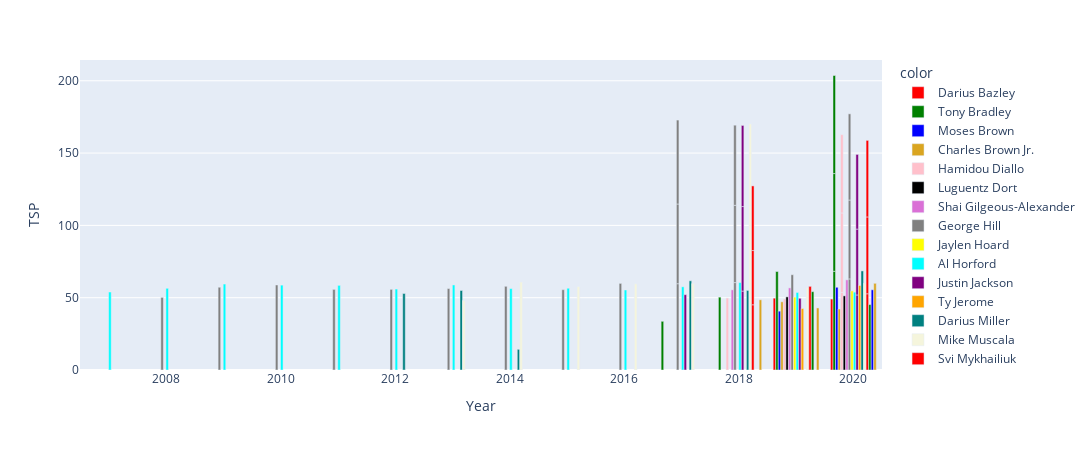

This figure's notebook cell:
### Code cell
fig3 = px.bar(x_lda, 
              x=x_lda[:,0], 
              y=x_lda[:,3],
              color=names,
              color_discrete_sequence=["red", "green", "blue", "goldenrod", "pink","black","orchid","gray","yellow","cyan","purple","orange","teal","beige"],
              barmode='group',
              labels={
                     "x": "Year",
                     "y": "TSP"      
                 },
             width=1500, height=450
             )
fig3.show()

### Figure 1 — Plotly figure (JSON) as saved in the notebook; plotly's stock layout.template omitted (floating-point values rounded to 4 significant figures)
{"data": [{"alignmentgroup": "True", "hovertemplate": "color=Darius Bazley<br>Year=%{x}<br>TSP=%{y}<extra></extra>", "legendgroup": "Darius Bazley", "marker": {"color": "red"}, "name": "Darius Bazley", "offsetgroup": "Darius Bazley", "orientation": "v", "showlegend": true, "textposition": "auto", "type": "bar", "x": [2019, 2020], "xaxis": "x", "y": [49.67, 49.07], "yaxis": "y"}, {"alignmentgroup": "True", "hovertemplate": "color=Tony Bradley<br>Year=%{x}<br>TSP=%{y}<extra></extra>", "legendgroup": "Tony Bradley", "marker": {"color": "green"}, "name": "Tony Bradley", "offsetgroup": "Tony Bradley", "orientation": "v", "showlegend": true, "textposition": "auto", "type": "bar", "x": [2017, 2018, 2019, 2020, 2020, 2020], "xaxis": "x", "y": [33.67, 50.36, 68.1, 68.26, 67.56, 67.81], "yaxis": "y"}, {"alignmentgroup": "True", "hovertemplate": "color=Moses Brown<br>Year=%{x}<br>TSP=%{y}<extra></extra>", "legendgroup": "Moses Brown", "marker": {"color": "blue"}, "name": "Moses Brown", "offsetgroup": "Moses Brown", "orientation": "v", "showlegend": true, "textposition": "auto", "type": "bar", "x": [2019, 2020], "xaxis": "x", "y": [40.68, 57.2], "yaxis": "y"}, {"alignmentgroup": "True", "hovertemplate": "color=Charles Brown Jr.<br>Year=%{x}<br>TSP=%{y}<extra></extra>", "legendgroup": "Charles Brown Jr.", "marker": {"color": "goldenrod"}, "name": "Charles Brown Jr.", "offsetgroup": "Charles Brown Jr.", "orientation": "v", "showlegend": true, "textposition": "auto", "type": "bar", "x": [2019, 2020], "xaxis": "x", "y": [47.17, 42.19], "yaxis": "y"}, {"alignmentgroup": "True", "hovertemplate": "color=Hamidou Diallo<br>Year=%{x}<br>TSP=%{y}<extra></extra>", "legendgroup": "Hamidou Diallo", "marker": {"color": "pink"}, "name": "Hamidou Diallo", "offsetgroup": "Hamidou Diallo", "orientation": "v", "showlegend": true, "textposition": "auto", "type": "bar", "x": [2018, 2019, 2020, 2020, 2020], "xaxis": "x", "y": [49.75, 49.12, 53.65, 54.95, 54.12], "yaxis": "y"}, {"alignmentgroup": "True", "hovertemplate": "color=Luguentz Dort<br>Year=%{x}<br>TSP=%{y}<extra></extra>", "legendgroup": "Luguentz Dort", "marker": {"color": "black"}, "name": "Luguentz Dort", "offsetgroup": "Luguentz Dort", "orientation": "v", "showlegend": true, "textposition": "auto", "type": "bar", "x": [2019, 2020], "xaxis": "x", "y": [50.56, 51.25], "yaxis": "y"}, {"alignmentgroup": "True", "hovertemplate": "color=Shai Gilgeous-Alexander<br>Year=%{x}<br>TSP=%{y}<extra></extra>", "legendgroup": "Shai Gilgeous-Alexander", "marker": {"color": "orchid"}, "name": "Shai Gilgeous-Alexander", "offsetgroup": "Shai Gilgeous-Alexander", "orientation": "v", "showlegend": true, "textposition": "auto", "type": "bar", "x": [2018, 2019, 2020], "xaxis": "x", "y": [55.44, 56.78, 62.33], "yaxis": "y"}, {"alignmentgroup": "True", "hovertemplate": "color=George Hill<br>Year=%{x}<br>TSP=%{y}<extra></extra>", "legendgroup": "George Hill", "marker": {"color": "gray"}, "name": "George Hill", "offsetgroup": "George Hill", "orientation": "v", "showlegend": true, "textposition": "auto", "type": "bar", "x": [2008, 2009, 2010, 2011, 2012, 2013, 2014, 2015, 2016, 2017, 2017, 2017, 2018, 2018, 2018, 2019, 2020, 2020, 2020], "xaxis": "x", "y": [50.2, 57.23, 58.79, 55.74, 55.77, 56.31, 57.87, 55.53, 59.88, 59.67, 55.11, 58.04, 60.45, 53.43, 55.39, 65.88, 62.98, 54.55, 59.59], "yaxis": "y"}, {"alignmentgroup": "True", "hovertemplate": "color=Jaylen Hoard<br>Year=%{x}<br>TSP=%{y}<extra></extra>", "legendgroup": "Jaylen Hoard", "marker": {"color": "yellow"}, "name": "Jaylen Hoard", "offsetgroup": "Jaylen Hoard", "orientation": "v", "showlegend": true, "textposition": "auto", "type": "bar", "x": [2019, 2020], "xaxis": "x", "y": [50.37, 54.7], "yaxis": "y"}, {"alignmentgroup": "True", "hovertemplate": "color=Al Horford<br>Year=%{x}<br>TSP=%{y}<extra></extra>", "legendgroup": "Al Horford", "marker": {"color": "cyan"}, "name": "Al Horford", "offsetgroup": "Al Horford", "orientation": "v", "showlegend": true, "textposition": "auto", "type": "bar", "x": [2007, 2008, 2009, 2010, 2011, 2012, 2013, 2014, 2015, 2016, 2017, 2018, 2019, 2020], "xaxis": "x", "y": [53.92, 56.49, 59.43, 58.68, 58.52, 55.97, 58.81, 56.28, 56.53, 55.32, 57.52, 60.47, 53.61, 53.83], "yaxis": "y"}, {"alignmentgroup": "True", "hovertemplate": "color=Justin Jackson<br>Year=%{x}<br>TSP=%{y}<extra></extra>", "legendgroup": "Justin Jackson", "marker": {"color": "purple"}, "name": "Justin Jackson", "offsetgroup": "Justin Jackson", "orientation": "v", "showlegend": true, "textposition": "auto", "type": "bar", "x": [2017, 2018, 2018, 2018, 2019, 2020, 2020, 2020], "xaxis": "x", "y": [52.09, 54.57, 58.44, 56.08, 49.59, 51.89, 45.55, 51.63], "yaxis": "y"}, {"alignmentgroup": "True", "hovertemplate": "color=Ty Jerome<br>Year=%{x}<br>TSP=%{y}<extra></extra>", "legendgroup": "Ty Jerome", "marker": {"color": "orange"}, "name": "Ty Jerome", "offsetgroup": "Ty Jerome", "orientation": "v", "showlegend": true, "textposition": "auto", "type": "bar", "x": [2019, 2020], "xaxis": "x", "y": [42.49, 58.45], "yaxis": "y"}, {"alignmentgroup": "True", "hovertemplate": "color=Darius Miller<br>Year=%{x}<br>TSP=%{y}<extra></extra>", "legendgroup": "Darius Miller", "marker": {"color": "teal"}, "name": "Darius Miller", "offsetgroup": "Darius Miller", "orientation": "v", "showlegend": true, "textposition": "auto", "type": "bar", "x": [2012, 2013, 2014, 2017, 2018, 2020], "xaxis": "x", "y": [52.91, 54.99, 14.29, 61.67, 55.02, 68.51], "yaxis": "y"}, {"alignmentgroup": "True", "hovertemplate": "color=Mike Muscala<br>Year=%{x}<br>TSP=%{y}<extra></extra>", "legendgroup": "Mike Muscala", "marker": {"color": "beige"}, "name": "Mike Muscala", "offsetgroup": "Mike Muscala", "orientation": "v", "showlegend": true, "textposition": "auto", "type": "bar", "x": [2013, 2014, 2015, 2016, 2017, 2018, 2018, 2018, 2019, 2020], "xaxis": "x", "y": [48.0, 60.8, 57.64, 59.56, 59.69, 55.95, 57.79, 56.35, 56.88, 59.93], "yaxis": "y"}, {"alignmentgroup": "True", "hovertemplate": "color=Svi Mykhailiuk<br>Year=%{x}<br>TSP=%{y}<extra></extra>", "legendgroup": "Svi Mykhailiuk", "marker": {"color": "red"}, "name": "Svi Mykhailiuk", "offsetgroup": "Svi Mykhailiuk", "orientation": "v", "showlegend": true, "textposition": "auto", "type": "bar", "x": [2018, 2018, 2018, 2019, 2020, 2020, 2020], "xaxis": "x", "y": [45.1, 37.5, 44.69, 57.82, 52.71, 53.12, 52.94], "yaxis": "y"}, {"alignmentgroup": "True", "hovertemplate": "color=Justin Robinson<br>Year=%{x}<br>TSP=%{y}<extra></extra>", "legendgroup": "Justin Robinson", "marker": {"color": "green"}, "name": "Justin Robinson", "offsetgroup": "Justin Robinson", "orientation": "v", "showlegend": true, "textposition": "auto", "type": "bar", "x": [2019, 2020], "xaxis": "x", "y": [54.17, 45.26], "yaxis": "y"}, {"alignmentgroup": "True", "hovertemplate": "color=Isaiah Roby<br>Year=%{x}<br>TSP=%{y}<extra></extra>", "legendgroup": "Isaiah Roby", "marker": {"color": "blue"}, "name": "Isaiah Roby", "offsetgroup": "Isaiah Roby", "orientation": "v", "showlegend": true, "textposition": "auto", "type": "bar", "x": [2019, 2020], "xaxis": "x", "y": [0, 55.47], "yaxis": "y"}, {"alignmentgroup": "True", "hovertemplate": "color=Kenrich Williams<br>Year=%{x}<br>TSP=%{y}<extra></extra>", "legendgroup": "Kenrich Williams", "marker": {"color": "goldenrod"}, "name": "Kenrich Williams", "offsetgroup": "Kenrich Williams", "orientation": "v", "showlegend": true, "textposition": "auto", "type": "bar", "x": [2018, 2019, 2020], "xaxis": "x", "y": [48.55, 42.92, 59.95], "yaxis": "y"}], "layout": {"barmode": "group", "height": 450, "legend": {"title": {"text": "color"}, "tracegroupgap": 0}, "margin": {"t": 60}, "width": 1500, "xaxis": {"anchor": "y", "domain": [0, 1], "title": {"text": "Year"}}, "yaxis": {"anchor": "x", "domain": [0, 1], "title": {"text": "TSP"}}}}
